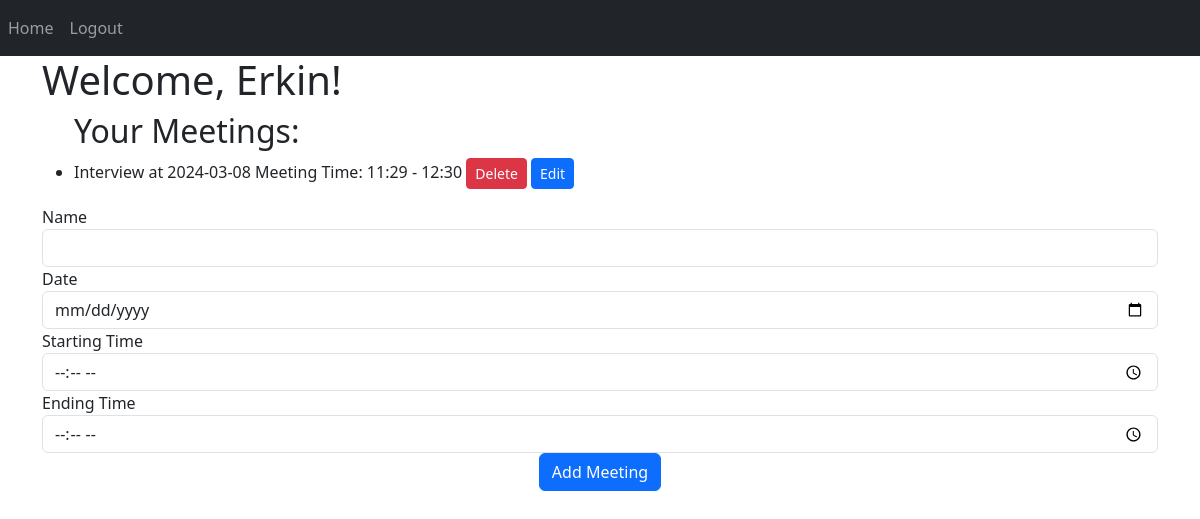
Page / (signed in) on the earlier database version.
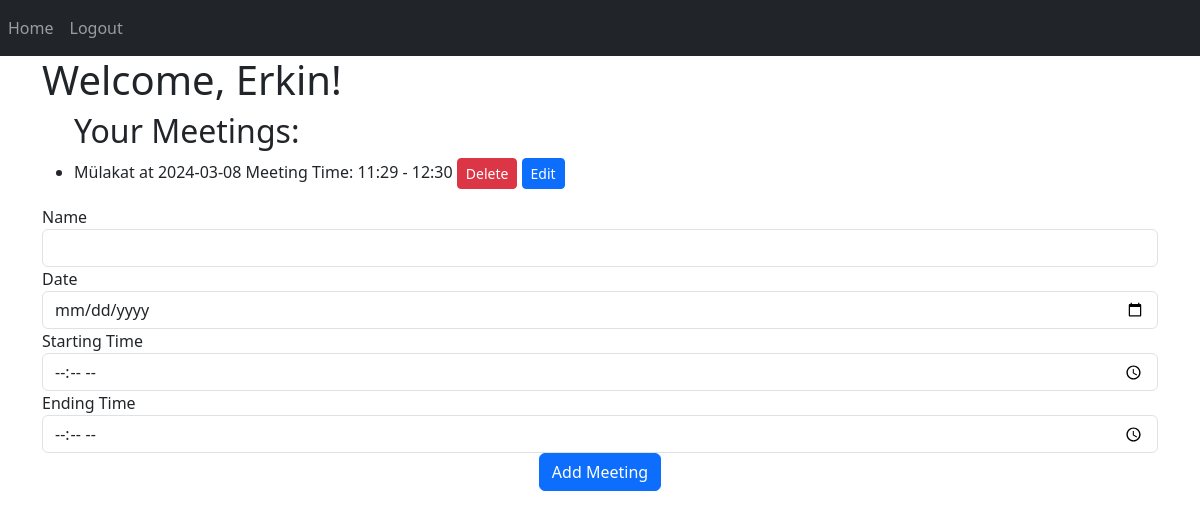
Same page on the later database version.
### client/models.py (models this page shows)
class User(db.Model, UserMixin):
    id = db.Column(db.Integer,primary_key=True)
    email = db.Column(db.String(128), unique=True) # Unique
    password = db.Column(db.String(20))
    first_name = db.Column(db.String(128))
    meetings = db.relationship('MeetingData', backref='user', lazy=True)

class MeetingData(db.Model):
    id = db.Column(db.Integer, primary_key=True)
    name = db.Column(db.String(120))
    date = db.Column(db.String(50))
    start_time = db.Column(db.String(50))
    end_time = db.Column(db.String(50))
    user_id = db.Column(db.Integer, db.ForeignKey('user.id'), nullable=False)

### client/views.py (the view, shortened to what this page needs)
@views.route('/', methods = ['GET','POST'])
@login_required
def home():
    user_meetings = current_user.meetings
    return render_template("home.html",user=current_user, user_meetings=user_meetings) # This checks user is logged in or not

### client/__init__.py (called while the page is built)
def create_app():
    app=Flask(__name__)
    app.secret_key = 'abcd1234'
    app.config['SQLALCHEMY_DATABASE_URI'] = f'sqlite:///{DB_NAME}'
    db.init_app(app)
    from .views import views
    from .auth import auth
    app.register_blueprint(views, url_prefix='/')
    app.register_blueprint(auth, url_prefix='/') # To go the defined page
    from .models import User, MeetingData
    with app.app_context():
        db.create_all()
    login_manager = LoginManager()
    login_manager.login_view = 'auth.login' # If user is not logged in
    login_manager.init_app(app)
    @login_manager.user_loader
    def load_user(id):
        return User.query.get(int(id)) # Flask will find the user by its ID which is primary key
    return app

### client/templates/home.html (shortened to what this page needs)
{% extends "base.html" %}
{% block content %}
<h1>Welcome, {{ current_user.first_name }}!</h1>
<ul>
    {% if user_meetings %}
    <h2>Your Meetings:</h2>
        {% for meeting in user_meetings %}
        <li>{{ meeting.name }} at {{ meeting.date }} Meeting Time:  {{ meeting.start_time }} - {{ meeting.end_time }}
          <button type="button" class="btn btn-sm btn-danger" onClick="deleteMeeting({{meeting.id}})">Delete</button>
          <button type="button" class="btn btn-sm btn-primary" onClick="openEditModal({{meeting.id}}, '{{ meeting.name }}', '{{ meeting.date }}', '{{ meeting.start_time }}', '{{ meeting.end_time }}')">Edit</button>
        </li>
        {% endfor %}
    {% else %}
        <h3>You can create a meeting below</h3>
    {% endif %}
</ul>
<form method="POST">
  <label for="name">Name</label>
  <input type="text" class="form-control" id="name" name="name">
  <label for="date">Date</label>
  <input type="date" class="form-control" id="date" name="date">
  <label for="start_time">Starting Time</label>
  <input type="time" class="form-control" id="start_time" name="start_time">
  <label for="end_time">Ending Time</label>
  <input type="time" class="form-control" id="end_time" name="end_time">
  <div align="center">
    <button type="submit" class="btn btn-primary">Add Meeting</button>
  </div>
</form>
{% endblock %}

### client/templates/base.html (shortened to what this page needs)
<!DOCTYPE html>
<html lang="en">
<head>
    <link href="https://cdn.jsdelivr.net/npm/bootstrap@5.3.3/dist/css/bootstrap.min.css" rel="stylesheet">
    <link rel="stylesheet" href="https://cdnjs.cloudflare.com/ajax/libs/font-awesome/6.5.1/css/all.min.css" />
</head>
<body>
 <nav class="navbar navbar-expand-lg navbar-dark bg-dark">
<div class="collapse navbar-collapse" id="navbar">
    <div class="navbar-nav">
        {% if user.is_authenticated %}
        <a href="/" class="nav-item nav-link" id="home">Home</a>
        <a href="/logout" class="nav-item nav-link" id="logout">Logout</a>
        {% else %}
        <a href="/login" class="nav-item nav-link" id="login">Login</a>
        <a href="/sign-up" class="nav-item nav-link" id="sign-up">Sign Up</a>
        {% endif %}
    </div>
</div>
 </nav>
<div class="container">
    {% block content %}
    {% endblock %}
</div>
</body>
</html>

Differences in the rows shown:
changed MeetingData: name "Interview" → "Mülakat"
